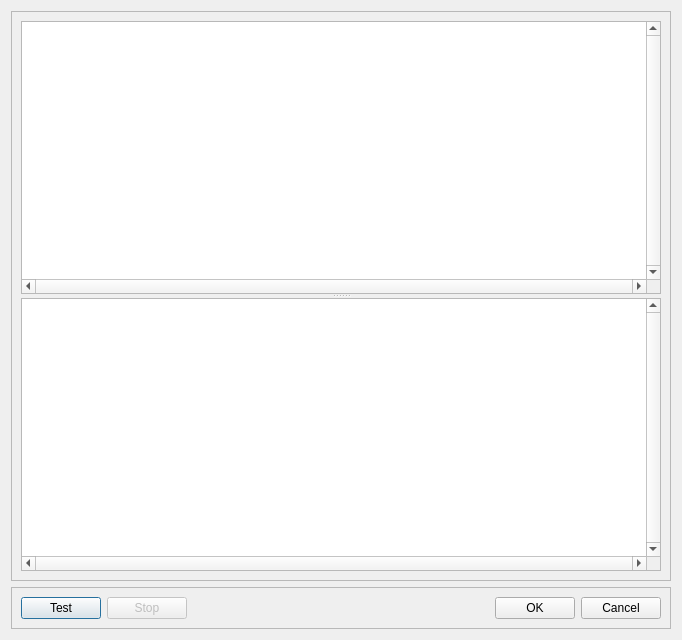
<?xml version="1.0" encoding="UTF-8"?>
<ui version="4.0">
 <class>ScriptEdior</class>
 <widget class="QDialog" name="ScriptEdior">
  <property name="geometry">
   <rect>
    <x>0</x>
    <y>0</y>
    <width>682</width>
    <height>640</height>
   </rect>
  </property>
  <property name="windowTitle">
   <string>ScriptEditor</string>
  </property>
  <layout class="QVBoxLayout" name="verticalLayout">
   <item>
    <widget class="QFrame" name="frame_3">
     <property name="frameShape">
      <enum>QFrame::StyledPanel</enum>
     </property>
     <property name="frameShadow">
      <enum>QFrame::Raised</enum>
     </property>
     <layout class="QGridLayout" name="gridLayout">
      <item row="0" column="0">
       <widget class="QSplitter" name="splitter">
        <property name="orientation">
         <enum>Qt::Vertical</enum>
        </property>
        <widget class="QPlainTextEdit" name="scriptEdit">
         <property name="font">
          <font>
           <pointsize>11</pointsize>
          </font>
         </property>
         <property name="verticalScrollBarPolicy">
          <enum>Qt::ScrollBarAlwaysOn</enum>
         </property>
         <property name="horizontalScrollBarPolicy">
          <enum>Qt::ScrollBarAlwaysOn</enum>
         </property>
        </widget>
        <widget class="QTextBrowser" name="messages">
         <property name="verticalScrollBarPolicy">
          <enum>Qt::ScrollBarAlwaysOn</enum>
         </property>
         <property name="horizontalScrollBarPolicy">
          <enum>Qt::ScrollBarAlwaysOn</enum>
         </property>
        </widget>
       </widget>
      </item>
     </layout>
    </widget>
   </item>
   <item>
    <widget class="QFrame" name="frame">
     <property name="frameShape">
      <enum>QFrame::StyledPanel</enum>
     </property>
     <property name="frameShadow">
      <enum>QFrame::Raised</enum>
     </property>
     <layout class="QHBoxLayout" name="horizontalLayout">
      <item>
       <widget class="QPushButton" name="testScriptButton">
        <property name="text">
         <string>Test</string>
        </property>
       </widget>
      </item>
      <item>
       <widget class="QPushButton" name="stopButton">
        <property name="enabled">
         <bool>false</bool>
        </property>
        <property name="text">
         <string>Stop</string>
        </property>
       </widget>
      </item>
      <item>
       <spacer name="horizontalSpacer_2">
        <property name="orientation">
         <enum>Qt::Horizontal</enum>
        </property>
        <property name="sizeHint" stdset="0">
         <size>
          <width>40</width>
          <height>20</height>
         </size>
        </property>
       </spacer>
      </item>
      <item>
       <widget class="QPushButton" name="okButton">
        <property name="text">
         <string>OK</string>
        </property>
       </widget>
      </item>
      <item>
       <widget class="QPushButton" name="cancelButton">
        <property name="text">
         <string>Cancel</string>
        </property>
       </widget>
      </item>
     </layout>
    </widget>
   </item>
  </layout>
 </widget>
 <resources/>
 <connections/>
 <slots>
  <slot>test_script()</slot>
  <slot>cancel_script()</slot>
  <slot>clear_message()</slot>
 </slots>
</ui>
